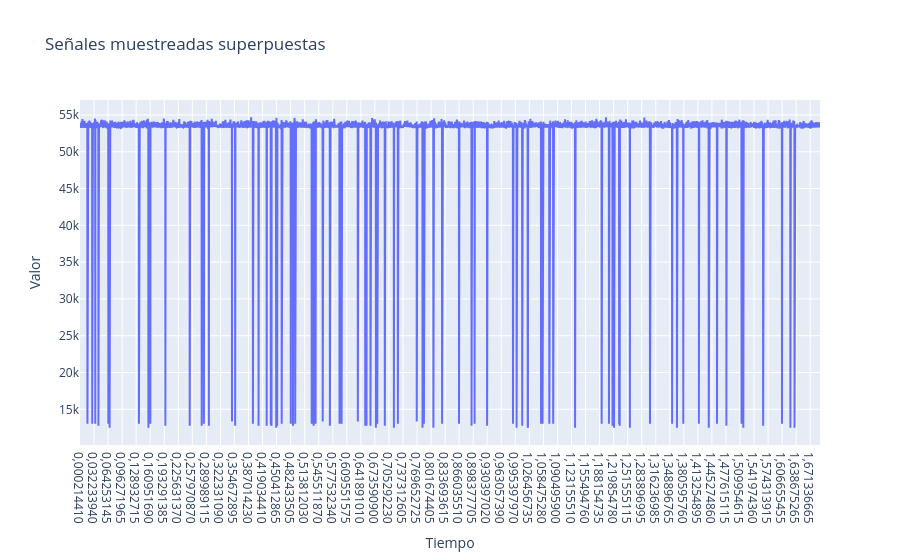

Source (notebook cell):
### Code cell
fig = go.Figure()


# Agregamos cada señal como un trazo
fig.add_trace(go.Scatter(x = resultados_tiempos[0], y=new_arr0, mode='lines', name='Señal 0'))

# Opciones de layout
fig.update_layout(
    title='Señales muestreadas superpuestas',
    xaxis_title='Tiempo',
    yaxis_title='Valor',
    hovermode='x unified'
)

fig.show()

### Figure 1 — Plotly figure (JSON) as saved in the notebook; plotly's stock layout.template omitted (floating-point values rounded to 4 significant figures; data arrays with more than 128 entries replaced by an {"elided": "..."} marker saying what was removed)
{"data": [{"mode": "lines", "name": "Señal 0", "type": "scatter", "x": {"elided": "5376 str values"}, "y": {"elided": "5376 int values"}}], "layout": {"hovermode": "x unified", "title": {"text": "Señales muestreadas superpuestas"}, "xaxis": {"title": {"text": "Tiempo"}}, "yaxis": {"title": {"text": "Valor"}}}}
